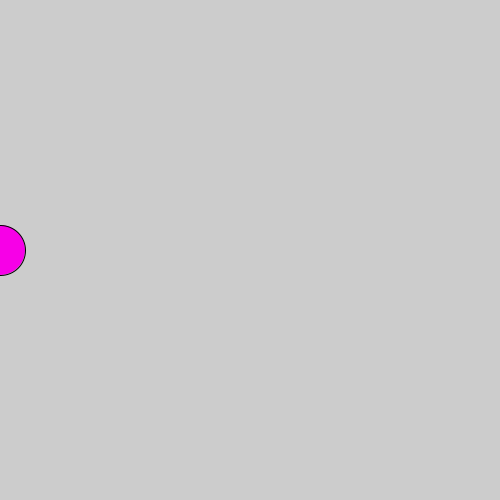
Frame 1 (no input)
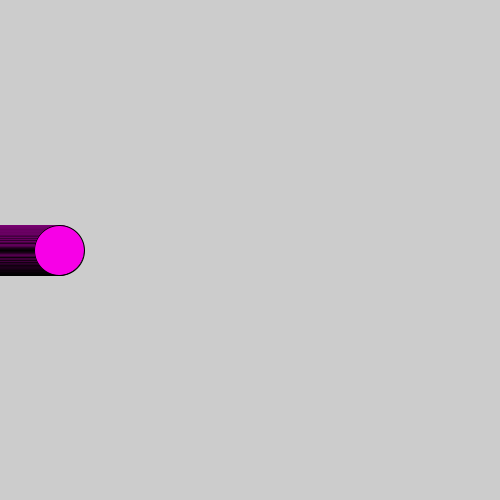
Frame 60 (the mouse pressed at the canvas centre just before this capture)
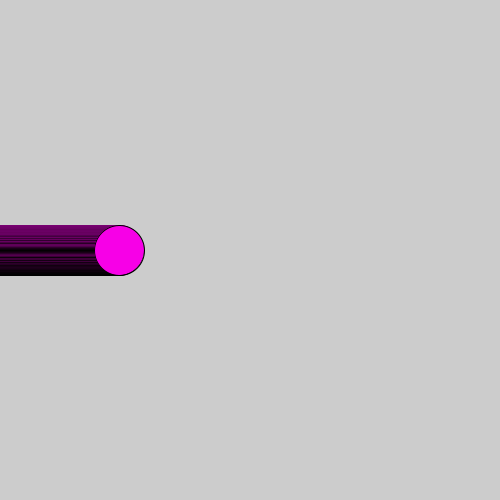
Frame 120 (the mouse held since frame 60 and released just before this capture)

The Processing sketch that drew these frames (run headless with seeded random() and noise(); from frame 60 on, the mouse is pressed at the canvas centre):

// Processing sketch: back_and_forth
// ── back_and_forth.pde
color magenta = #F700E7;
float xPosition = 0;
float xDirection = 1;

void setup() {
  size(500, 500);
}

void draw() {
  //millis keeps counting up, so we just hop along for the ride but range between 0 and 255
  fill(255, 0, 0);
//  rect(0, 0, width, height);
  fill(magenta);  
  ellipse(xPosition, height/2, 50, 50);
  xPosition = xPosition + xDirection;
  if (xPosition < 0 || xPosition > width) {
    xDirection *= -1;
  }
}
